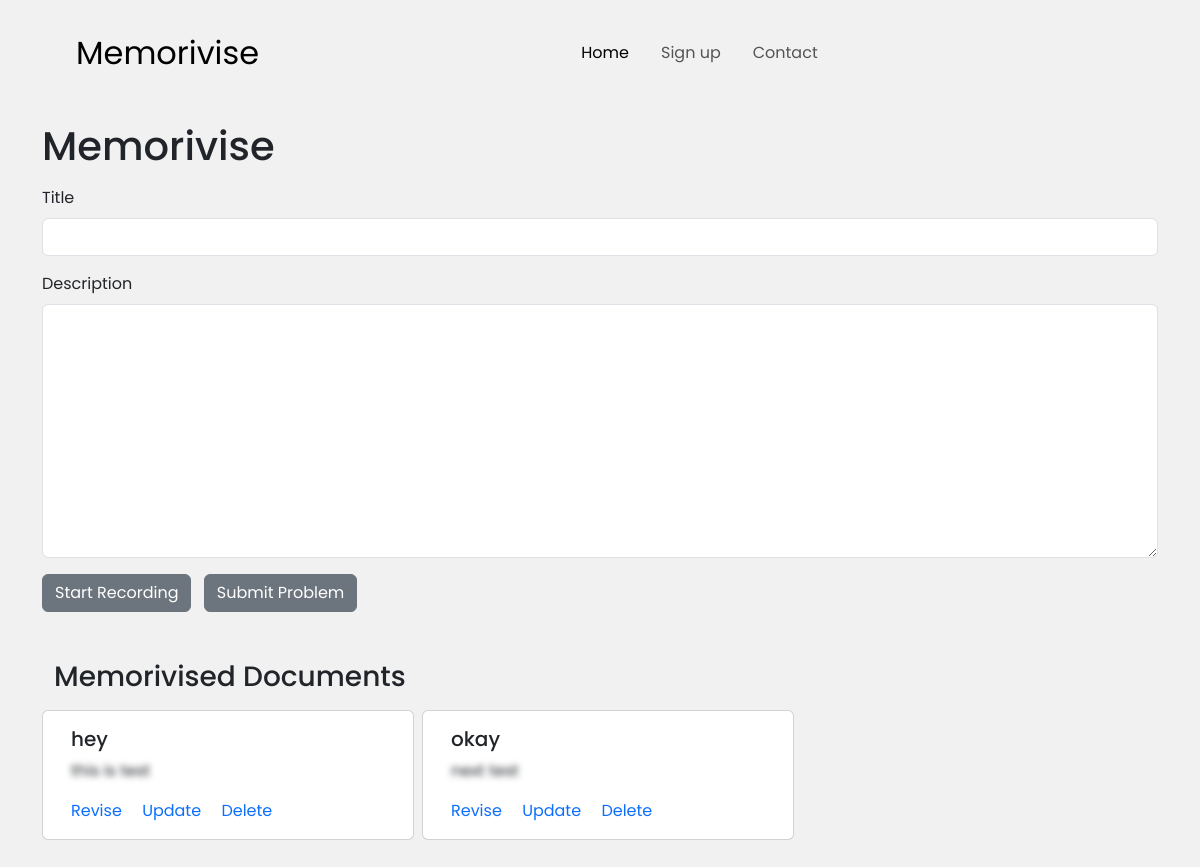
/memorivise, run on an earlier commit of the app's database.
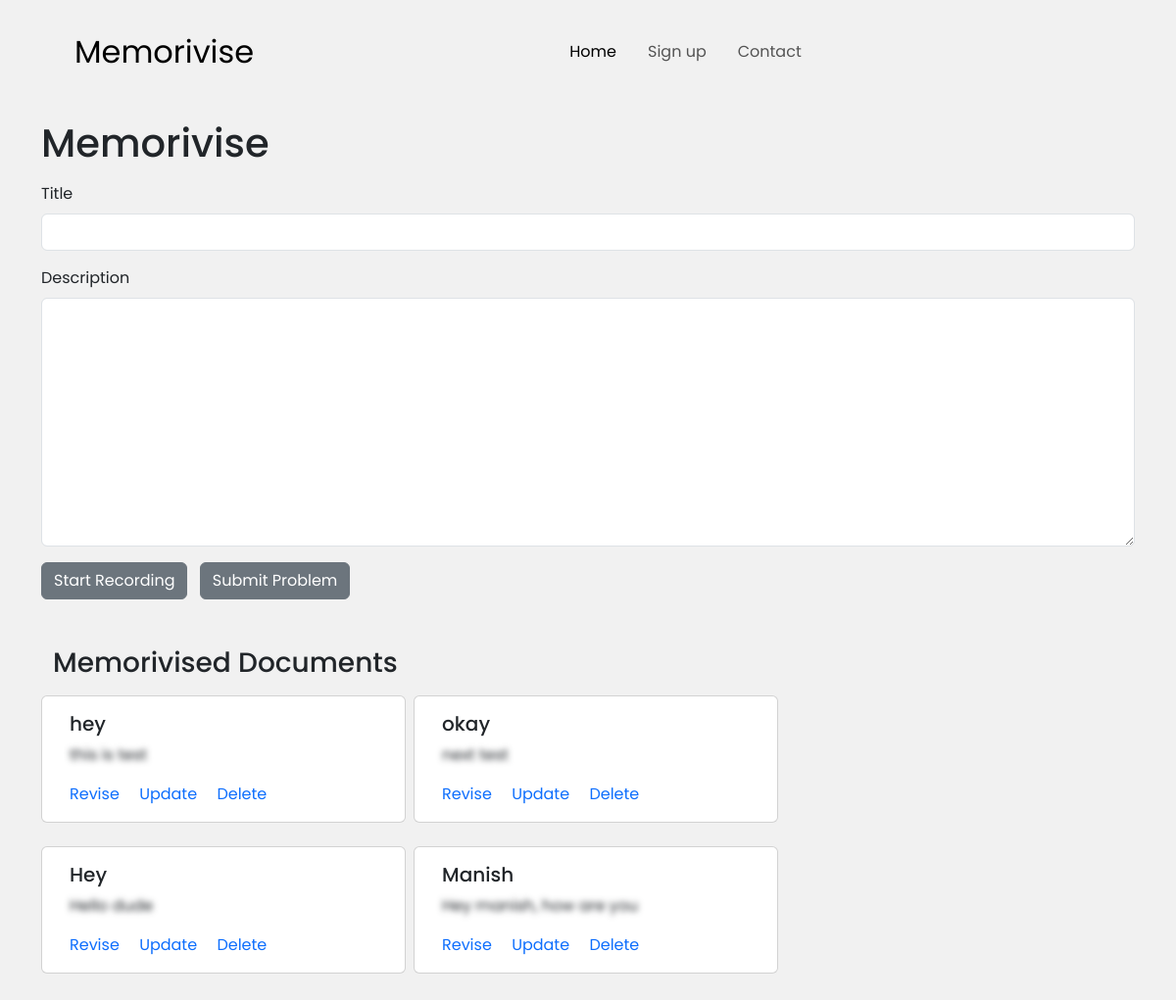
And on a later commit of the database.
### memorivise/models.py (models this page shows)
class MemoriviseDB(db.Model):
    id = db.Column(db.Integer, primary_key=True)
    title = db.Column(db.String(200), nullable=False)
    document = db.Column(db.String, nullable=False)
    date = db.Column(db.DateTime, default=datetime.utcnow)

### memorivise/views.py (the view)
@views.route('/memorivise', methods=['POST', 'GET'])
def Memorivise():
    if request.method == 'POST':
        memorivise_title = request.form['title']
        memorivise_document = request.form['document']
        new_memorevise = MemoriviseDB(
            title=memorivise_title, document=memorivise_document)
        try:
            db.session.add(new_memorevise)
            db.session.commit()
            return redirect('/memorivise')
        except:
            return "there was some problem adding the content."
    else:
        revisions = MemoriviseDB.query.order_by(MemoriviseDB.date).all()
        return render_template('memorivise.html', revisions=revisions, user=current_user)

### memorivise/templates/memorivise.html (shortened to what this page needs)
{% extends 'base.html' %}
{% block body %}
<div class="container">
<h1 class="mt-3">Memorivise</h1>
<form class="mt-3" method="POST" action="/memorivise">
  <div class="mb-3">
    <label for="title" class="form-label">Title</label>
    <input
      type="text"
      class="form-control"
      name="title"
      id="title"
      aria-describedby=""
      autocomplete="off"
    />
  </div>
  <div class="mb-3">
    <label for="decsription" class="form-label">Description</label>
    <textarea class="form-control" id="transcribed-text" name="document" rows="10" cols="50"></textarea>
  </div>
      <div class="mt-3">
      <a id="transcribe-btn" class="btn btn-secondary me-2">Start Recording</a>
      <button id="stop-btn" class="btn btn-secondary" type="submit"> Submit Problem </button>
    </div>
    </form>
        <div class="revive-card-container my-5 container">
          <h3>Memorivised Documents</h3>
          <div class="revise-cards mt-3">
            <div class="row card-row d-flex">
              {% if revisions|length < 1 %}
              <h6 class="lead"> there are no saved documents available.</h6>
              {% else%}
              {% for revision in revisions %}
              <div class="card me-2 mb-4 col-lg-4">
                <div class="card-body">
                  <h5 class="card-title">{{ revision.title }}</h5>
                  <p class="card-text card-desc" style="filter:blur(3px);">
                      {{ revision.document }}
                  </p>
                  <a
                  class="card-link"
                  id="memorivise_test"
                  data-bs-toggle="modal"
                  data-bs-target="#exampleModal"
                  data-toggle="modal"
                  data-target="#exampleModal"
                  style="cursor:pointer"
                  >Revise</a
                >
                  <a href="memorivise/update/{{revision.id}}" class="card-link">Update</a>
                  <a href="memorivise/delete/{{revision.id}}" class="card-link">Delete</a>
              </div>
            </div>
              {% endfor %}
              {% endif %}
            </div>
              </html>
{% endblock body %}

What changed in the data, as far as the page shows it:
added MemoriviseDB: title "Hey", document "Hello dude"
added MemoriviseDB: title "Manish", document "Hey manish, how are you"
